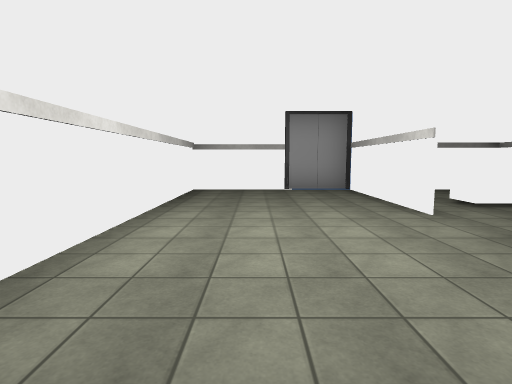
View 1 (above)

20 first-person views from a walk through a Unity game level. The camera is 1.5 m above the floor, tilts 6° down and sees 80° across. The floor is counted in squares, 2.05 m on a side. Each view is taken from the middle of a square. On the plan, view 1 faces up. The plan holds only what a view shows up to about 10 squares ahead; the rest is blank. The player is left out. Door leaves are left out, so doorways stand open. Some surface patterns are stand-ins.

View 2
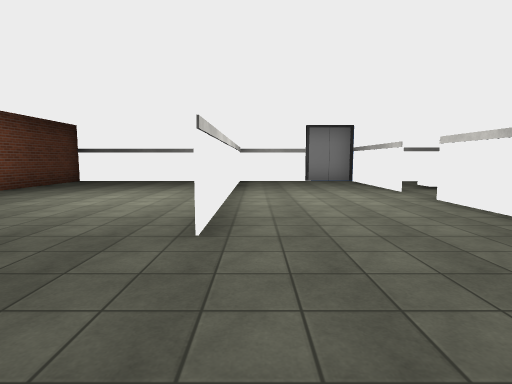

View 3
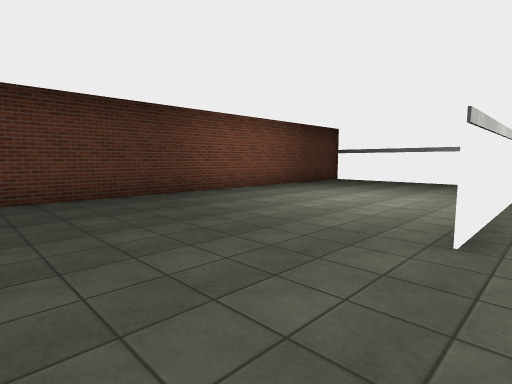

View 4
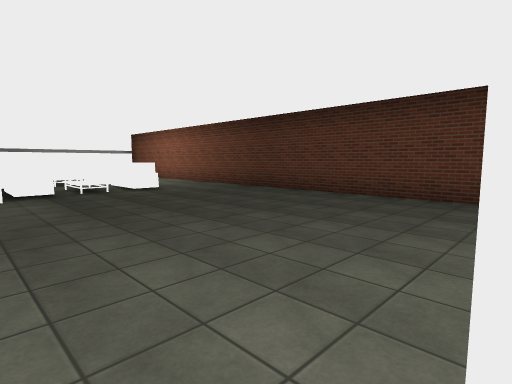

View 5
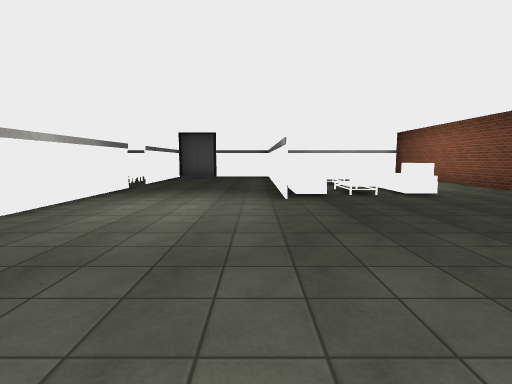

View 6
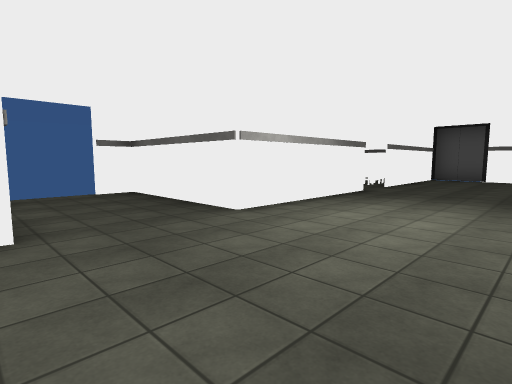

View 7
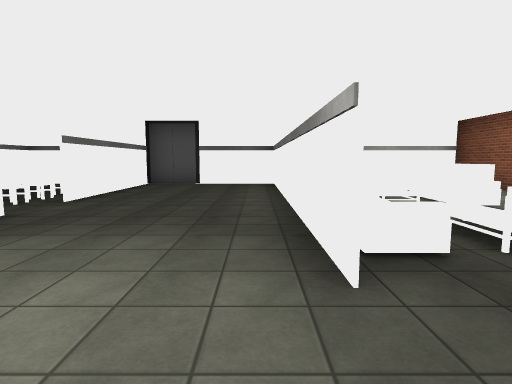

View 8
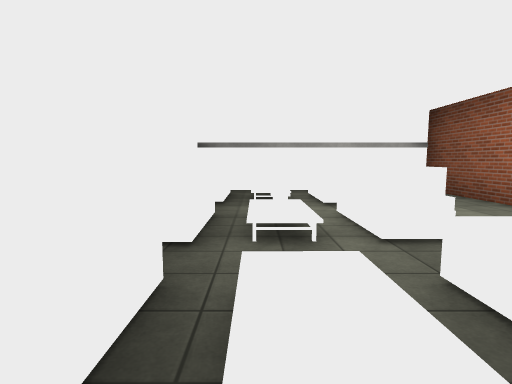

View 9
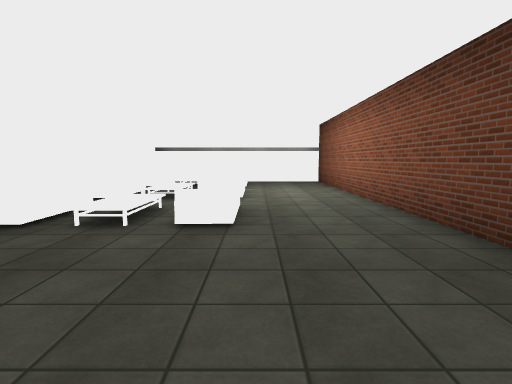

View 10
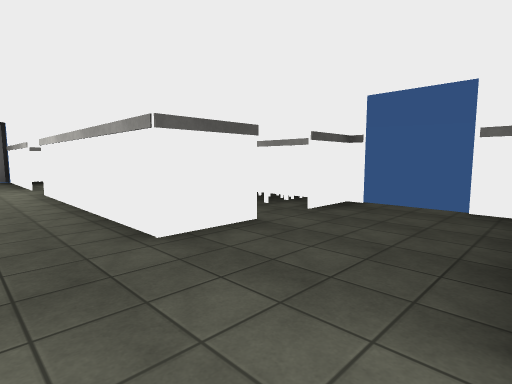

View 11
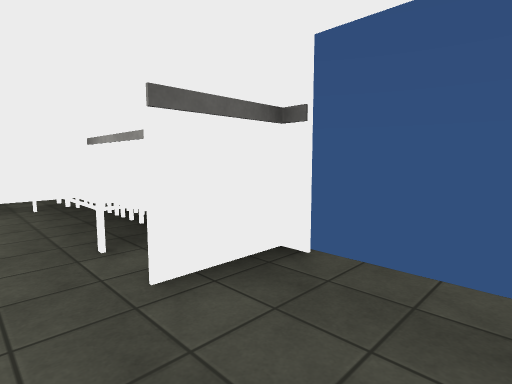

View 12
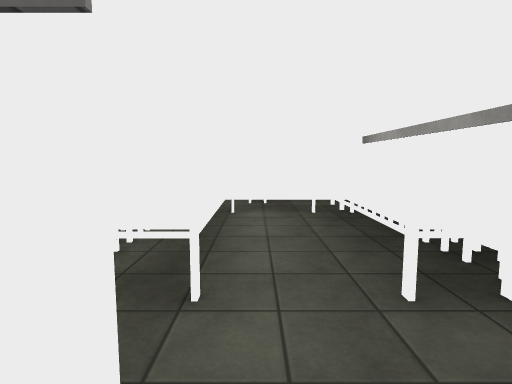

View 13
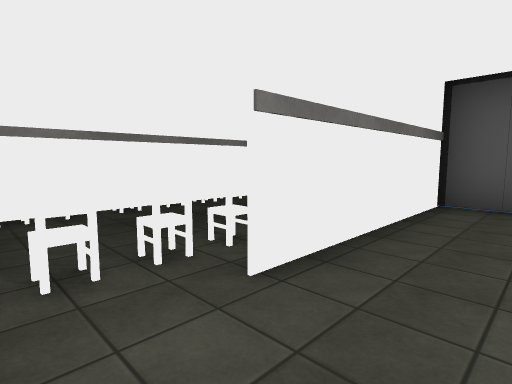

View 14
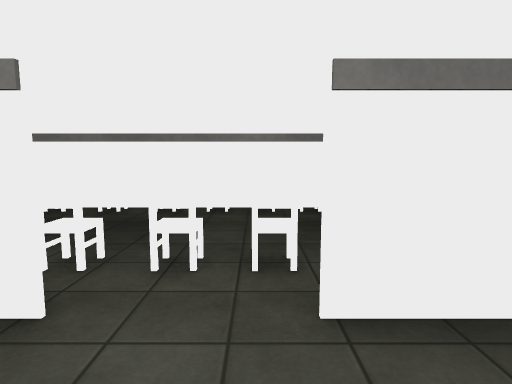

View 15
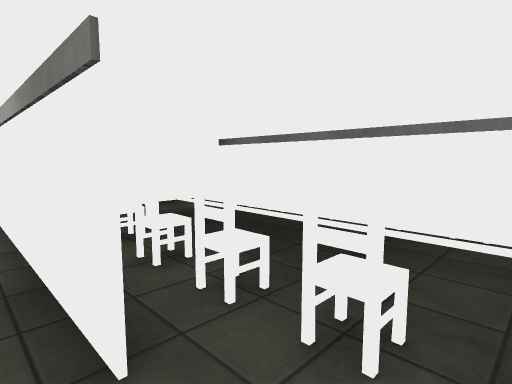

View 16
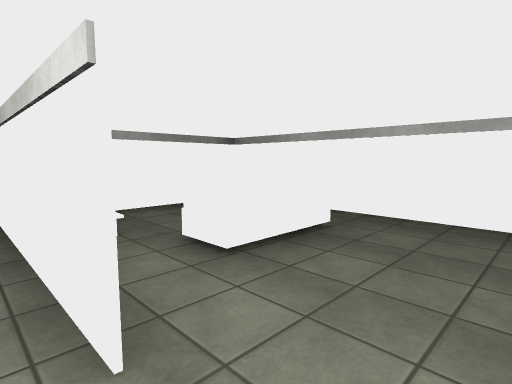

View 17
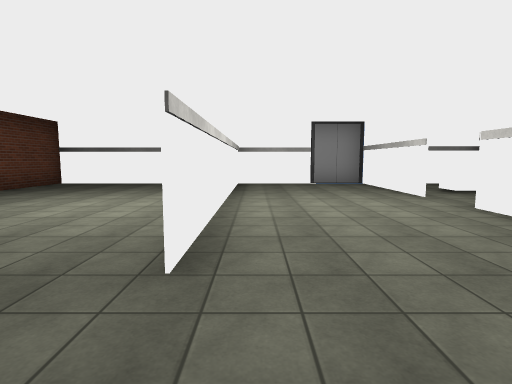

View 18
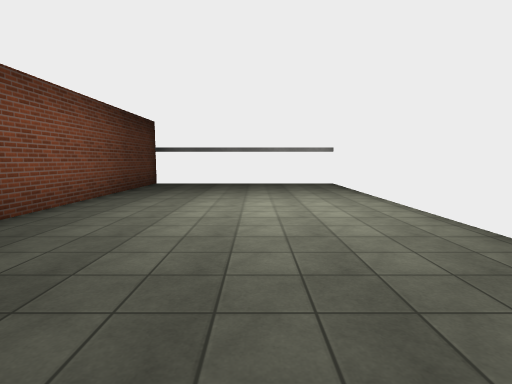

View 19
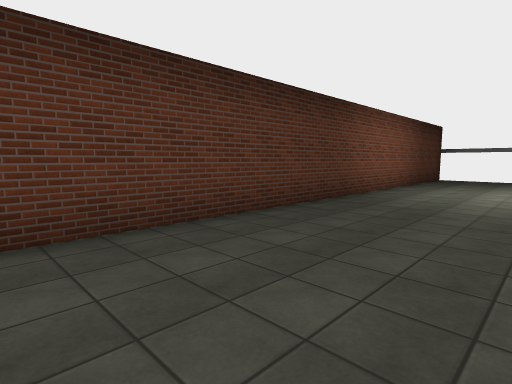

View 20
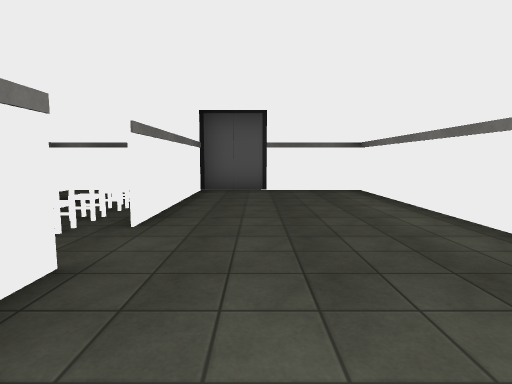

### Floor plan
Key: @ floor where view 1 was taken; # wall or solid block; . floor; / step, stairs or slope; D open door; ^ raised ledge; S sofa; T TV; A table; O other object.
Columns run from 8 left of view 1 to 6 right of it. Each row starts with its distance up from view 1.
  8 ###############
  7 #.....#....T S#
  6 #.....#...#T.S#
  5 #.....#...#.SS#
  4 #.....#.......#
  3 #.....#.......#
  2 #.....#....AOA#
  1 #.....#....O.AO
  0 #.....#.@..O.OO
 -1 #.......... .OO
 -2 #..........#.O#
 -3 #.............D
 -4 #.............D
 -5 #.........#####
 -6 #.........# ^O#
 -7 #.....S...#O^O#
 -8 #...S/S...#O^O#
 -9 #.....S...#O^O#
-10 #...SOS....O^O#
-11 #...S/S....O^O#
-12 #...S/S....O^O#
-13 #...SOS...# ^O#
-14 #.....#...#####
-15 ###########  ##

Where each view was taken, in squares from view 1:
view 1: 0 up, 0 right, facing up
view 2: 3 down, 1 left, facing up
view 3: 3 down, 1 left, facing up-left
view 4: 0 up, 1 left, facing down-left
view 5: 1 down, 1 left, facing down
view 6: 2 down, 1 left, facing down-right
view 7: 5 down, 1 left, facing down
view 8: 7 down, 3 left, facing down
view 9: 4 down, 5 left, facing down
view 10: 5 down, 1 right, facing up-right
view 11: 4 down, 4 right, facing up-right
view 12: 3 down, 4 right, facing up
view 13: 9 down, 1 right, facing down-right
view 14: 10 down, 1 right, facing right
view 15: 10 down, 2 right, facing up-right
view 16: 3 up, 2 right, facing up-right
view 17: 2 down, 1 left, facing up
view 18: 2 down, 4 left, facing up
view 19: 5 down, 4 left, facing up-left
view 20: 7 down, 1 right, facing down
